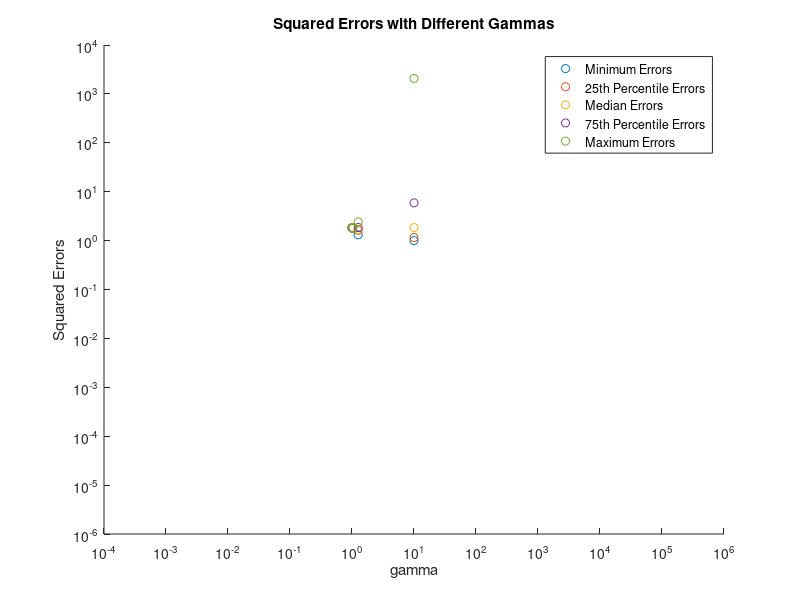

Source code (MATLAB):
%set parameter
sigma = 1;
w = transpose([1,-0.15,-0.4825,0.144375]);
gamma = [10^-4,10^-3,10^-2,10^-1,1,10,100,1000,10000,100000,1000000];
error = zeros(11,100);bx = zeros(4,10);bxy = zeros(4,10);b2x = zeros(4,4,10);emapml = zeros(11,100);
for g = 1:11
    for i = 1:100
        v = normrnd(0,1,10,1);
        x = 2*rand(10,1)-1;
        for a = 1:4
            for b = 1:10
                bx(a,b) = x(b)^(4-a);
            end
        end
        for a = 1:10
            b2x(:,:,a) = bx(:,a)*bx(:,a)';
        end
        b2xsum = b2x(:,:,1)+b2x(:,:,2)+b2x(:,:,3)+b2x(:,:,4)+b2x(:,:,5)+b2x(:,:,6)+b2x(:,:,7)+b2x(:,:,8)+b2x(:,:,9)+b2x(:,:,10);
        for a = 1:10
            y(a) = w'* bx(:,a)+v(a);
        end
        for a = 1:10
            bxy(:,a) = bx(:,a)*y(a);
        end
        bxysum = bxy(:,1)+bxy(:,2)+bxy(:,3)+bxy(:,4)+bxy(:,5)+bxy(:,6)+bxy(:,7)+bxy(:,8)+bxy(:,9)+bxy(:,10);
        
        %MAP estimator
        wmap = inv(sigma^2/gamma(g)^2*eye(4)+b2xsum)*bxysum;
        wml = inv(b2xsum)*bxysum;
        %error(g,i) = (wmap(1)-w(1))^2+(wmap(2)-w(2))^2+(wmap(3)-w(3))^2+(wmap(4)-w(4))^2;
        
        % caculate error
        error(g,i) = sum(w-wmap).^2;
        emapml(g,i) = (wmap(1)-wml(1))^2+(wmap(2)-wml(2))^2+(wmap(3)-wml(3))^2+(wmap(4)-wml(4))^2;
        clear v x y wmap wml;
    end
end

%sort error and find min 25 50 75 max of error
error_s = sort(error,2);
error_min = error_s(:,1);
error_25 = error_s(:,25);
error_med = error_s(:,50);
error_75 = error_s(:,75);
error_max = error_s(:,100);

%plot
scatter(gamma,error_min,'ob'), hold on,
set(gca,'xscale','log')
set(gca,'yscale','log')
scatter(gamma,error_25,'oc'), hold on,
set(gca,'xscale','log')
set(gca,'yscale','log')
scatter(gamma,error_med,'om'), hold on,
set(gca,'xscale','log')
set(gca,'yscale','log')
scatter(gamma,error_75,'or'), hold on,
set(gca,'xscale','log')
set(gca,'yscale','log')
scatter(gamma,error_max,'ok'), hold on,
set(gca,'xscale','log')
set(gca,'yscale','log')

legend('Minimum Errors','25th Percentile Errors','Median Errors','75th Percentile Errors','Maximum Errors'), 
title('Squared Errors with Different Gammas'),
xlabel('gamma'), ylabel('Squared Errors')

